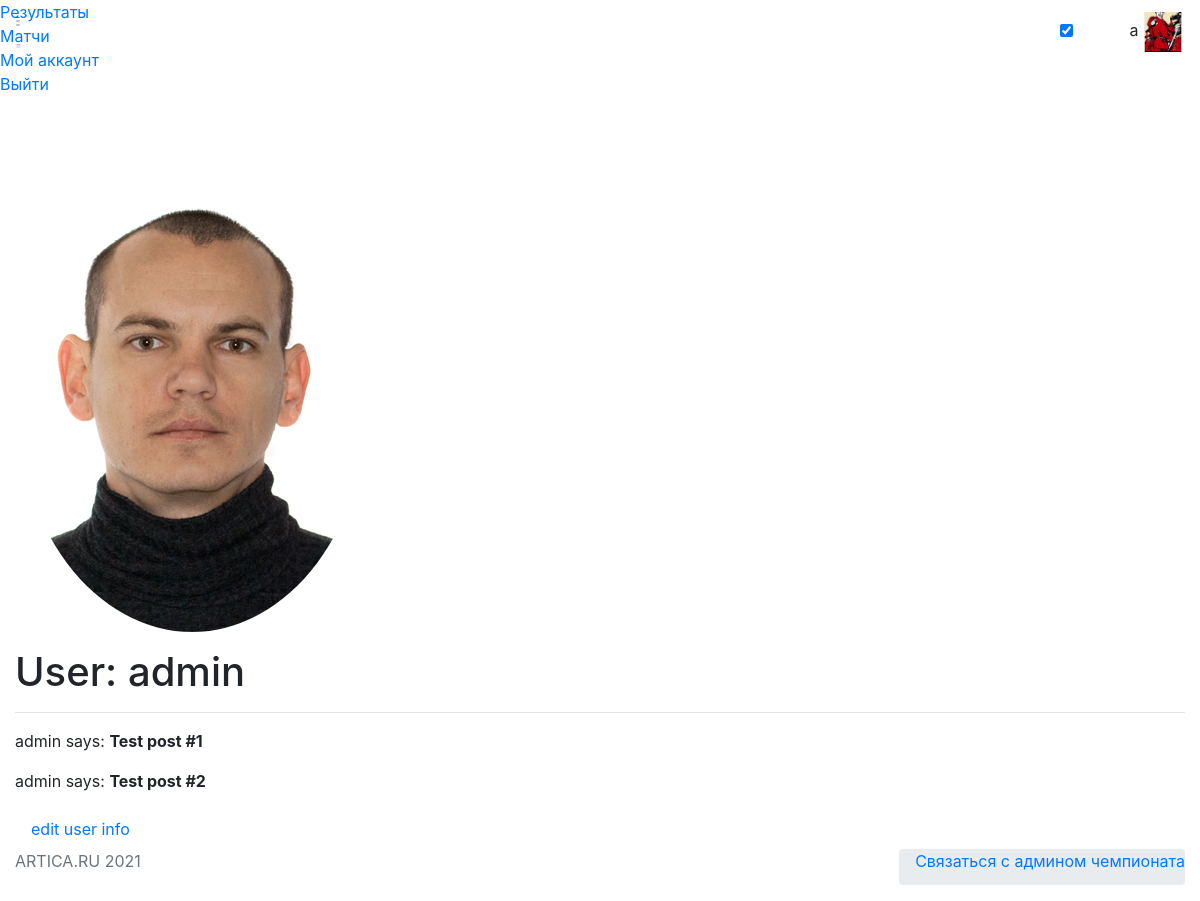
Page /user/admin (signed in) on the committed database.
### app/models.py (models this page shows, shortened)
class User(UserMixin, db.Model):
    id = db.Column(db.Integer, primary_key=True)
    username = db.Column(db.String(64), index=True, unique=True)
    email = db.Column(db.String(120), index=True, unique=True)
    password_hash = db.Column(db.String(128))
    pred = db.relationship('Bets', backref='author', lazy='dynamic')
    avatar = db.Column(db.String(128))
    about_me = db.Column(db.String(140))
    fio = db.Column(db.String(140))

### app/routes.py (the view)
@app.route('/user/<username>')
@login_required
def user(username):
    user = User.query.filter_by(username=username).first_or_404()
    avatar = User.avatar
    posts = [
        {'author': user, 'body': 'Test post #1'},
        {'author': user, 'body': 'Test post #2'}
    ]
    return render_template('user.html', user=user, posts=posts, avatar= avatar)

### app/models.py (called while the page is built)
@login.user_loader
def load_user(id):
    return User.query.get(int(id))

### app/templates/user.html
{% extends "base.html" %}
{% block activeacc %}class="active"{% endblock %}
{% block content %}
    <p>
        <td><img src="{{ url_for('static', filename=user.avatar)}}" style="border-radius:50%;"></td>
    </p>
    <h1>User: {{ user.username }}</h1>
    <hr>
    {% for post in posts %}
    <p>
    {{ post.author.username }} says: <b>{{ post.body }}</b>
    </p>
    {% endfor %}
    <a class="nav-item nav-link active" href="{{ url_for('edituser', username=current_user.username) }}" >{{ "edit user info" }}</a>
{% endblock %}

### app/templates/base.html (shortened to what this page needs)
<!DOCTYPE html>
<html lang="en">
<head>
    <link rel="stylesheet" href="https://starbets.herokuapp.com/static/font/iconsmind-s/css/iconsminds.css" />
    <link rel="stylesheet" href="https://starbets.herokuapp.com/static/font/simple-line-icons/css/simple-line-icons.css" />
    <link rel="stylesheet" href="https://starbets.herokuapp.com/static/css/vendor/bootstrap.min.css" />
    <link rel="stylesheet" href="https://starbets.herokuapp.com/static/css/vendor/bootstrap.rtl.only.min.css" />
    <link rel="stylesheet" href="https://starbets.herokuapp.com/static/css/vendor/fullcalendar.min.css" />
    <link rel="stylesheet" href="https://starbets.herokuapp.com/static/css/vendor/dataTables.bootstrap4.min.css" />
    <link rel="stylesheet" href="https://starbets.herokuapp.com/static/css/vendor/datatables.responsive.bootstrap4.min.css" />
    <link rel="stylesheet" href="https://starbets.herokuapp.com/static/css/vendor/select2.min.css" />
    <link rel="stylesheet" href="https://starbets.herokuapp.com/static/css/vendor/select2-bootstrap.min.css" />
    <link rel="stylesheet" href="https://starbets.herokuapp.com/static/css/vendor/perfect-scrollbar.css" />
    <link rel="stylesheet" href="https://starbets.herokuapp.com/static/css/vendor/glide.core.min.css" />
    <link rel="stylesheet" href="https://starbets.herokuapp.com/static/css/vendor/bootstrap-stars.css" />
    <link rel="stylesheet" href="https://starbets.herokuapp.com/static/css/vendor/nouislider.min.css" />
    <link rel="stylesheet" href="https://starbets.herokuapp.com/static/css/vendor/bootstrap-datepicker3.min.css" />
    <link rel="stylesheet" href="https://starbets.herokuapp.com/static/css/vendor/component-custom-switch.min.css" />
    <link rel="stylesheet" href="https://starbets.herokuapp.com/static/css/main.css" />
</head>
<body id="app-container" class="menu-default show-spinner">
    <nav class="navbar fixed-top">
        <div class="d-flex align-items-center navbar-left">
            <a href="#" class="menu-button d-none d-md-block">
                <svg class="main" xmlns="http://www.w3.org/2000/svg" viewBox="0 0 9 17">
                    <rect x="0.48" y="0.5" width="7" height="1" />
                    <rect x="0.48" y="7.5" width="7" height="1" />
                    <rect x="0.48" y="15.5" width="7" height="1" />
                </svg>
                <svg class="sub" xmlns="http://www.w3.org/2000/svg" viewBox="0 0 18 17">
                    <rect x="1.56" y="0.5" width="16" height="1" />
                    <rect x="1.56" y="7.5" width="16" height="1" />
                    <rect x="1.56" y="15.5" width="16" height="1" />
                </svg>
            </a>
        </div>
        <div class="navbar-right">
            <div class="header-icons d-inline-block align-middle">
                <div class="d-none d-md-inline-block align-text-bottom mr-3">
                    <div class="custom-switch custom-switch-primary-inverse custom-switch-small pl-1"
                         data-toggle="tooltip" data-placement="left" title="Dark Mode">
                        <input class="custom-switch-input" id="switchDark" type="checkbox" checked>
                    </div>
                </div>
                <button class="header-icon btn btn-empty d-none d-sm-inline-block" type="button" id="fullScreenButton">
                </button>
            </div>
               {% if current_user.is_anonymous %}{% else %}
            <div class="user d-inline-block">
                <button class="btn btn-empty p-0" type="button" data-toggle="dropdown" aria-haspopup="true"
                    aria-expanded="false">
                    <span class="name">{{ current_user.username }}</span>
                    <span>
                        <img style="object-fit: cover; width: 40px; height: 40px;" alt="Profile picture" src="{{'static/'+current_user.avatar}}" />
                    </span>
                </button>
            </div>
            {% endif %}
        </div>
    </nav>
    <div class="menu">
        <div class="main-menu">
            <div class="scroll">
                <ul class="list-unstyled">
                    {% if current_user.is_anonymous %}
                    <li>
                        <a href="{{ url_for('login') }}">
                            <i class="simple-icon-login"></i> Войти
                        </a>
                    </li>
                    <li>
                        <a href="{{ url_for('register') }}">
                            <i class="simple-icon-user-follow"></i> Регистрация
                        </a>
                    </li>
                    {% else %}
                   <li  {% block active %}{% endblock %}>
                        <a href="/">
                            <span>Результаты</span>
                        </a>
                    </li>
                    <li {% block activematch %}{% endblock %}>
                        <a href="{{ url_for('matchs') }}">
                             Матчи
                        </a>
                    </li>
                    <li {% block activeacc %}{% endblock %}>
                        <a href="{{ url_for('user', username=current_user.username) }}">
                             Мой аккаунт
                        </a>
                    </li>
                    <li>
                        <a href="{{ url_for('logout') }}">
                             Выйти
                        </a>
                    </li>
                 {% endif %}
                </ul>
            </div>
        </div>
    </div>
    <main>
        <div class="container-fluid">
            <div class="row">
                <div class="col-12">
                </div>
            </div>
                {% block content%}
                {% endblock %}
        </div>
    </main>
    <footer class="page-footer">
        <div class="footer-content">
            <div class="container-fluid">
                <div class="row">
                    <div class="col-12 col-sm-6">
                        <p class="mb-0 text-muted">ARTICA.RU 2021</p>
                    </div>
                    <div class="col-sm-6 d-none d-sm-block">
                        <ul class="breadcrumb pt-0 pr-0 float-right">
                            <li class="breadcrumb-item mb-0">
                                <a href="tel:+79132344444" class="btn-link">Связаться с админом чемпионата</a>
                            </li>
                        </ul>
                    </div>
                </div>
            </div>
        </div>
    </footer>
</body>
</html>

### rows in the picture
User: username "a", avatar (picture)
User: avatar (picture), username "admin", author.username "admin" "admin"

### other values in the picture
{{ post.body }} "Test post #1" "Test post #2"
{{ "edit user info" }} "edit user info"
